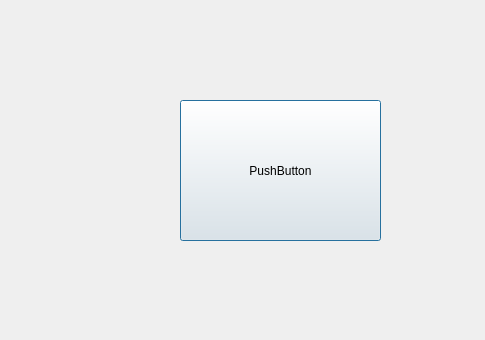
<?xml version="1.0" encoding="UTF-8"?>
<ui version="4.0">
 <class>SecDialog</class>
 <widget class="QDialog" name="SecDialog">
  <property name="geometry">
   <rect>
    <x>0</x>
    <y>0</y>
    <width>485</width>
    <height>340</height>
   </rect>
  </property>
  <property name="windowTitle">
   <string>Dialog</string>
  </property>
  <widget class="QPushButton" name="pushButton">
   <property name="geometry">
    <rect>
     <x>180</x>
     <y>100</y>
     <width>201</width>
     <height>141</height>
    </rect>
   </property>
   <property name="text">
    <string>PushButton</string>
   </property>
  </widget>
 </widget>
 <resources/>
 <connections/>
</ui>
